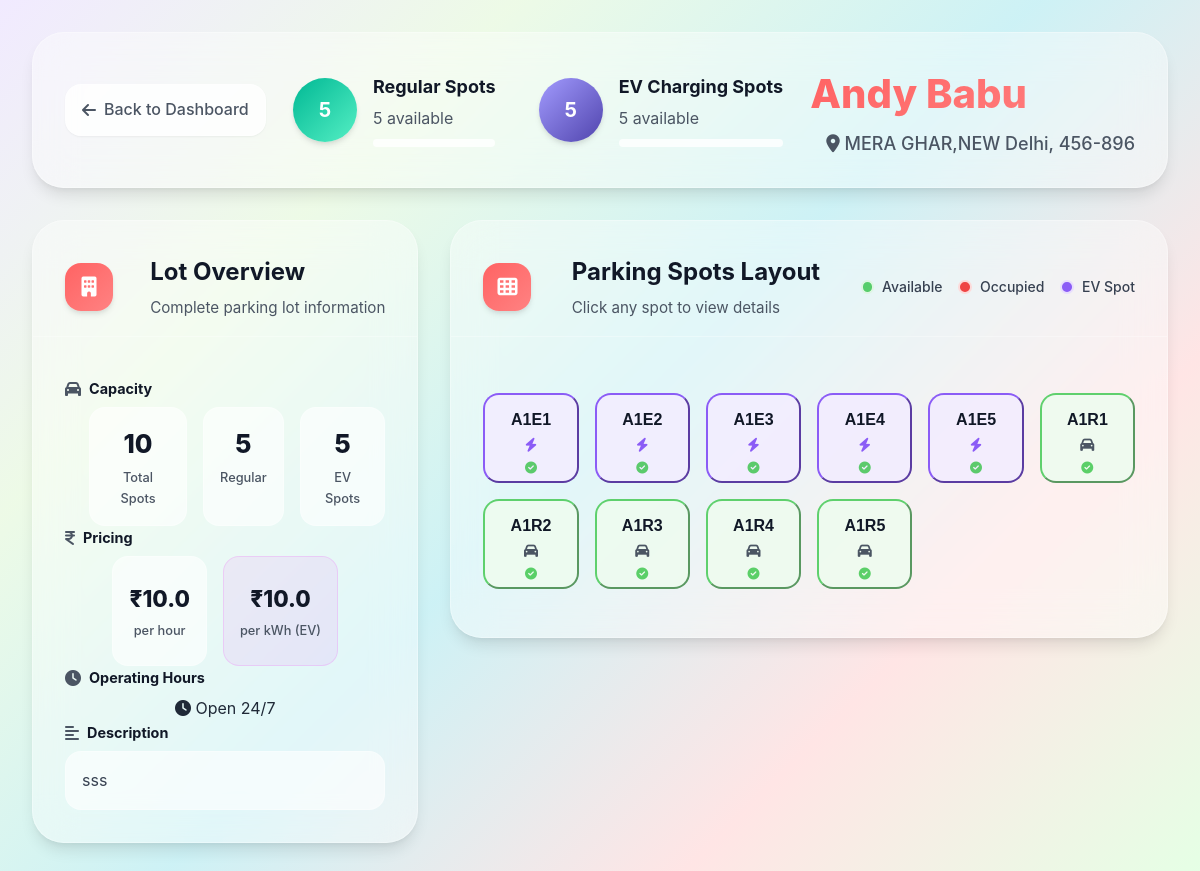
Screenshot of /view_details?lot_id=1 (signed in) with the database file from the repository.
### models/parking_lot.py (models this page shows, shortened)
class ParkingLot(db.Model):
    __tablename__ = 'parking_lots'
    id = db.Column(db.Integer, primary_key=True)
    name= db.Column(db.String(80), unique=True, nullable=False)
    address = db.Column(db.String(200), nullable=False)
    pincode = db.Column(db.String(10), nullable=False)
    hourly_rate = db.Column(db.Float, nullable=False)
    total_spots = db.Column(db.Integer, nullable=False)
    occupied_regular_spots = db.Column(db.Integer, default=0)
    occupied_ev_spots = db.Column(db.Integer, default=0)
    ev_spots = db.Column(db.Integer, default=0)
    ev_charging_rate = db.Column(db.Float, nullable=True)
    opening_time = db.Column(db.String(10), nullable=True)
    closing_time = db.Column(db.String(10), nullable=True)
    is_24_hours = db.Column(db.Boolean, default=False)
    description = db.Column(db.String(200), nullable=True)

### models/parking_spot.py (models this page shows, shortened)
class ParkingSpot(db.Model):
    __tablename__ = 'parking_spots'
    id=db.Column(db.Integer, primary_key=True)
    lot_id=db.Column(db.Integer, db.ForeignKey('parking_lots.id'), nullable=False)
    spot_number=db.Column(db.String(50), nullable=False)
    is_ev_spot=db.Column(db.Boolean, default=False)
    status=db.Column(db.String(50), default='available')

### routes/parking.py (the view)
@parking_bp.route('/view_details',methods=['POST','GET'])
@login_required
@admin_required
def view_details():
    lot_id=request.args.get('lot_id')
    spot_id=request.args.get('spot_id')
    spot=ParkingSpot.query.get(spot_id)
    booking=Booking.query.filter_by(spot_id=spot_id).first()
    end_time=None
    user=None
    vehicle=None
    if booking:
        user=User.query.get(booking.user_id)
        vehicle=Vehicle.query.get(booking.vehicle_id)
        end_time=booking.start_time + timedelta(hours=booking.duration)
    if request.method=='POST':
        lot_id=request.form.get('lot_id')
    lot=ParkingLot.query.get(lot_id)
    spots=ParkingSpot.query.filter_by(lot_id=lot_id)
    return render_template('parking_lot_details.html',lot=lot,spots=spots,spot=spot,user=user,vehicle=vehicle,end_time=end_time,booking=booking)

### Templates/parking_lot_details.html (shortened to what this page needs)
{%extends "base.html" %}
{%block style%}
<link rel="stylesheet" href="{{url_for('static',filename='css/parking_lot_details.css')}}">
<link rel="stylesheet" href="{{url_for('static',filename='css/modal.css')}}">
{%endblock%}
{% block content %}
    <div class="page-container" data-has-spot="{{ 'true' if spot else 'false'}}" data-is-booked="{{'true' if booking else 'false'}}">
        <div class="header-div bg">
            <a href="{{url_for('admin.admin_dashboard')}}" class="back-btn">
                <i class="fas fa-arrow-left"></i>
                <span>Back to Dashboard</span>
            </a>
            <div class="status-item">
                <div class="status-circle regular">
                    <div class="circle-content">
                        <span class="total-count">{{lot.total_spots}}</span>
                    </div>
                </div>
                <div class="status-info">
                    <h4>Regular Spots</h4>
                    <p>{{lot.total_spots - lot.occupied_regular_spots}} available</p>
                    <div class="occupancy-bar">
                    </div>
                </div>
            </div>
            {% if lot.ev_spots > 0 %}
                <div class="status-item">
                    <div class="status-circle ev">
                        <div class="circle-content">
                            <span class="total-count">{{lot.ev_spots}}</span>
                        </div>
                    </div>
                    <div class="status-info">
                        <h4>EV Charging Spots</h4>
                        <p>{{lot.ev_spots - lot.occupied_ev_spots}} available</p>
                        <div class="occupancy-bar">
                        </div>
                    </div>
                </div>
            {% endif %}
            <div class="page-title">
                <h1>{{lot.name}}</h1>
                <p class="page-p">
                    <i class="fas fa-map-marker-alt"></i>
                    {{lot.address}}, {{lot.pincode if lot.pincode else 'Not specified'}}
                </p>
            </div>
        </div>
        <div class="lot-info">
            <div class="lot-info-left-container">
                <div class="card-info bg ">
                    <div class="card-header">
                        <div class="header-icon icon">
                            <i class="fas fa-building"></i>
                        </div>
                        <div class="header-text">
                            <h2>Lot Overview</h2>
                            <p>Complete parking lot information</p>
                        </div>
                    </div>
                    <div class="card-content">
                        <div class="info-section">
                            <h3><i class="fas fa-car"></i> Capacity</h3>
                            <div class="capacity-stats">
                                <div class="capacity-item">
                                    <div class="capacity-number">{{lot.total_spots + lot.ev_spots}}</div>
                                    <div class="capacity-label">Total Spots</div>
                                </div>
                                <div class="capacity-item">
                                    <div class="capacity-number">{{lot.total_spots}}</div>
                                    <div class="capacity-label">Regular</div>
                                </div>
                                <div class="capacity-item">
                                    <div class="capacity-number">{{lot.ev_spots}}</div>
                                    <div class="capacity-label">EV Spots</div>
                                </div>
                            </div>
                        </div>
                        <div class="info-section">
                            <h3><i class="fa-solid fa-indian-rupee-sign"></i> Pricing</h3>
                            <div class="pricing-stats">
                                <div class="pricing-item">
                                    <div class="price-amount">₹{{lot.hourly_rate}}</div>
                                    <div class="price-label">per hour</div>
                                </div>
                                {% if lot.ev_spots > 0 %}
                                <div class="pricing-item ev-pricing">
                                    <div class="price-amount">₹{{lot.ev_charging_rate}}</div>
                                    <div class="price-label">per kWh (EV)</div>
                                </div>
                                {% endif %}
                            </div>
                        </div>
                        <div class="info-section">
                            <h3><i class="fas fa-clock"></i> Operating Hours</h3>
                            <div class="hours-display">
                                {% if lot.is_24_hours %}
                                <div class=" open-24">
                                    <i class="fas fa-clock"></i>
                                    <span>Open 24/7</span>
                                </div>
                                {% endif %}
                            </div>
                        </div>
                        {% if lot.description %}
                        <div class="info-section">
                            <h3><i class="fas fa-align-left"></i> Description</h3>
                            <p class="description-text">{{lot.description}}</p>
                        </div>
                        {% endif %}
                    </div>
                </div>
            </div>
            <div class="lot-info-right-container">
                <div class="spots-card bg">
                    <div class="card-header">
                        <div class="header-icon icon">
                            <i class="fas fa-th"></i>
                        </div>
                        <div class="header-text">
                            <h2>Parking Spots Layout</h2>
                            <p>Click any spot to view details</p>
                        </div>
                        <div class="legend">
                            <div class="legend-item">
                                <div class="legend-dot available"></div>
                                <span>Available</span>
                            </div>
                            <div class="legend-item">
                                <div class="legend-dot occupied"></div>
                                <span>Occupied</span>
                            </div>
                            <div class="legend-item">
                                <div class="legend-dot ev"></div>
                                <span>EV Spot</span>
                            </div>
                        </div>
                    </div>
                    <div class="card-content">
                        <div class="spot">
                            {% for spot in spots %}
                            <form action="{{url_for('parking.spot_details')}}" method="POST" class="spot-form">
                                <button type="submit" class="spot-box
                                    {% if spot.status == 'occupied' %}occupied{% else %}available{% endif %}
                                    {% if spot.is_ev_spot %}ev{% endif %}">
                                    <div class="spot-number">{{spot.spot_number}}</div>
                                    <div class="spot-type">
                                        {% if spot.is_ev_spot %}
                                            <i class="fas fa-bolt"></i>
                                        {% else %}
                                            <i class="fas fa-car"></i>
                                        {% endif %}
                                    </div>
                                    <div class="spot-status">
                                        {% if spot.status == 'occupied' %}
                                           <i class="fa-solid fa-square-parking"></i>
                                        {% else %}
                                            <i class="fas fa-check-circle"></i>
                                        {% endif %}
                                    </div>
                                </button>
                            </form>
                            {% endfor %}
                        </div>
                    </div>
                </div>
            </div>
        </div>
    </div>
{%endblock %}

### Static/css/base.css (style rules this page uses)
:root { --main-gradient: linear-gradient(135deg, #FF6363 0%, #FF8282 100%); --gradient-blue: linear-gradient(135deg, #74b9ff 0%, #0984e3 100%); --gradient-purple: linear-gradient(135deg, #a29bfe 0%, #5044ad 100%); --gradient-pink: linear-gradient(135deg, #fd79a8 0%, #ff47fc 100%); --gradient-green: linear-gradient(135deg, #00b894 0%, #55efc4 100%); --gradient-orange: linear-gradient(135deg, #e17055 0%, #fdcb6e 100%); --gradient-red: linear-gradient(135deg, #e17055 0%, #ff1100 100%); --gradient-gray: linear-gradient(135deg, #dfe6e992 0%, #b2bec399 100%); --bg-gradient-main: linear-gradient(135deg, #F1EAFF 0%, #ecfae5f0 25%, #cbf1f5f5 50%, #FFE5E5 75%, #E5FFE5 100%); --bg-gradient-soft: linear-gradient(135deg, #ffeaa7 0%, #fab1a0 100%); --bg-gradient-cool: linear-gradient(135deg, #a8edea 0%, #fed6e3 100%); --white: #ffffff; --gray-50: #f9fafb; --gray-100: #f3f4f6; --gray-200: #e5e7eb; --gray-300: #d1d5db; --gray-400: #9ca3af; --gray-500: #6b7280; --gray-600: #4b5563; --gray-700: #374151; --gray-800: #1f2937; --gray-900: #111827; --shadow-sm: 0 1px 2px 0 rgba(0, 0, 0, 0.05); --shadow: 0 1px 3px 0 rgba(0, 0, 0, 0.1), 0 1px 2px 0 rgba(0, 0, 0, 0.06); --shadow-md: 0 4px 6px -1px rgba(0, 0, 0, 0.1), 0 2px 4px -1px rgba(0, 0, 0, 0.06); --shadow-lg: 0 10px 15px -3px rgba(0, 0, 0, 0.1), 0 4px 6px -2px rgba(0, 0, 0, 0.05); --shadow-xl: 0 20px 25px -5px rgba(0, 0, 0, 0.1), 0 10px 10px -5px rgba(0, 0, 0, 0.04); --shadow-2xl: 0 20px 25px -5px rgba(0, 0, 0, 0.208), 0 10px 10px -5px rgba(0, 0, 0, 0.04); --radius-sm: 0.375rem; --radius: 0.5rem; --radius-md: 0.75rem; --radius-lg: 1rem; --radius-xl: 1.5rem; --radius-2xl: 2rem; --refresh-btn-color:rgb(5, 84, 104); --available-color: #10b924aa; --occupied-color: #ef4444; --ev-color: #8b5cf6; --regular-color:#ffc0cb; --border-color: #ef4444; --transition: all 0.3s cubic-bezier(0.4, 0, 0.2, 1); --electric-color:rgb(255, 37, 248) (0.4, 0, 0.2, 1); }
* { margin: 0; padding: 0; box-sizing: border-box; }
body { font-family: 'Inter', sans-serif; background: var(--bg-gradient-main); color: var(--gray-800); line-height: 1.6; height: 100%; }
.bg { background: rgba(255, 255, 255, 0.4); backdrop-filter: blur(20px); border-radius: var(--radius-2xl); box-shadow: var(--shadow-lg); border: 1px solid rgba(255, 255, 255, 0.3); }
.icon { width: 3rem; height: 3rem; border-radius: var(--radius-lg); display: flex; align-items: center; justify-content: center; color: white; font-size: 1.25rem; box-shadow: var(--shadow-md); }
.card-header { display: flex; justify-content: space-between; align-items: center; margin-bottom: 1rem; }
.card-content h3 { font-size: 1.25rem; font-weight: 700; color: var(--gray-900); margin-bottom: 0.5rem; }
.back-btn { display: flex; align-items: center; gap: 0.5rem; color: var(--gray-600); text-decoration: none; font-weight: 500; padding: 0.75rem 1rem; border-radius: var(--radius-lg); background: rgba(255, 255, 255, 0.8); transition: var(--transition); border: 1px solid rgba(255, 255, 255, 0.3); box-shadow: var(--shadow-sm); }
.user-id, .spot-number, .end-time { font-size: 0.75rem; color: var(--gray-500); }

### rows the page displays
ParkingLot: total_spots "5", lot.total_spots-lot.occupied_regular_spots "5", ev_spots "5", lot.ev_spots-lot.occupied_ev_spots "5", name "Andy Babu", address "MERA GHAR,NEW Delhi", pincode "456-896", lot.total_spots+lot.ev_spots "10", hourly_rate "10.0", ev_charging_rate "10.0", description "sss"
ParkingSpot: spot_number "A1E1", is_ev_spot True (drawn)
ParkingSpot: spot_number "A1E2", is_ev_spot True (drawn)
ParkingSpot: spot_number "A1E3", is_ev_spot True (drawn)
ParkingSpot: spot_number "A1E4", is_ev_spot True (drawn)
ParkingSpot: spot_number "A1E5", is_ev_spot True (drawn)
ParkingSpot: spot_number "A1R1", is_ev_spot False (drawn)
ParkingSpot: spot_number "A1R2", is_ev_spot False (drawn)
ParkingSpot: spot_number "A1R3", is_ev_spot False (drawn)
ParkingSpot: spot_number "A1R4", is_ev_spot False (drawn)
ParkingSpot: spot_number "A1R5", is_ev_spot False (drawn)
